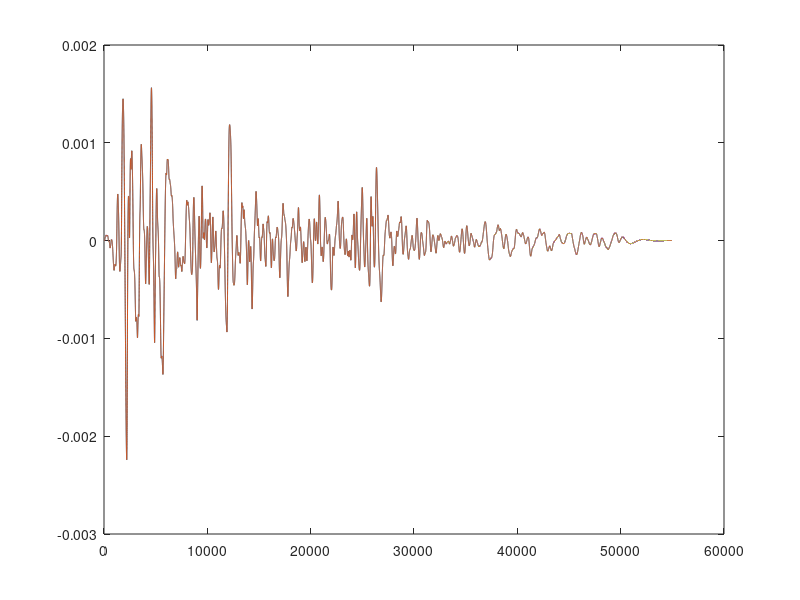

The MATLAB source for this figure:
% CDM-3dofs 子结构

clear
close all
load("ACC_el.mat");

M_ns = [2 0;
        0 1.5];
K_ns = 600* [5 -2;
            -2 2];
C_ns = 0.25 * M_ns + 0.25 * K_ns;

M_ps = 1;
K_ps = 600;
C_ps = 0.25 * M_ps + 0.25 * K_ps;

M = [2 0 0;
    0 1.5 0
    0 0 M_ps];
K = 600* [5 -2 0;
    -2 2+K_ps/600 -K_ps/600;
    0 -K_ps/600 K_ps/600];
C = [750.5000 -300.0000 0;
     -300.0000 300.3750+150.2500 -150.2500;
     0 -150.2500 150.2500;]

dofs = length(M);
diagM = diag(M);
dt = 0.001;
Ke=M/(dt^2)+((C)/(2*dt));
a = K - (2 * M) / (dt)^2;
b=M/dt^2 - C/(2*dt);
u = zeros(dofs , length(ACC_el));
v = zeros(dofs , length(ACC_el));
ac = zeros(dofs , length(ACC_el));

for i = 2 : length(ACC_el)
    PP = -ACC_el(i,2)* diagM  - a * u(: , i) - b * u(: , i-1);
    u(:,i+1)=Ke \ PP;
    v(: , i) = (u(: , i+1) - u(: , i-1)) / (dt*2);
    ac(: , i) = (u(: , i+1) - 2 * u(: , i) + u(: , i-1)) / (dt^2);
end

ucdm = u;
%%%%%%%%%%%%%%%%%%%%%%%%%%%%%%%%%%%%%%%%%%%%%%%%%%%%%%%%%%%%%%%%%%%%%%%%%%%
%%
dofs_ns = length(M_ns);
dofs_ps = length(M_ps);
Ke_ns=M_ns / (dt^2) + ((C_ns) / (2*dt));
a_ns = K_ns - (2 * M_ns) / (dt)^2;
b_ns=M_ns / dt^2 - C_ns / (2*dt);
Ke_ps=M_ps / (dt^2) + ((C_ps) / (2*dt));
a_ps = K_ps - (2 * M_ps) / (dt)^2;
b_ps=M_ps / dt^2 - C_ps / (2*dt);
diagM_ns = diag(M_ns);
u_ns = zeros(dofs_ns , length(ACC_el));
v_ns = zeros(dofs_ns , length(ACC_el));
ac_ns = zeros(dofs_ns , length(ACC_el));
u_ps = zeros(dofs_ps , length(ACC_el));
v_ps = zeros(dofs_ps , length(ACC_el));
ac_ps = zeros(dofs_ps , length(ACC_el));
F_ps = zeros(1, length(ACC_el));
%%
for i = 2 : length(ACC_el)
    PP_ns = -ACC_el(i,2)* diagM_ns - F_ps(i-1) * [0 ; 1] - a_ns * u_ns(: , i) - b_ns * u_ns(: , i-1);
    u_ns(:,i+1) = Ke_ns \ PP_ns;
    v_ns(: , i) = (u_ns(: , i+1) - u_ns(: , i-1)) / (dt*2);
    ac_ns(: , i) = (u_ns(: , i+1) - 2 * u_ns(: , i) + u_ns(: , i-1)) / (dt^2);
    PP_ps = -(ac_ns(2,i) + ACC_el(i,2)) * M_ps - a_ps * u_ps(i) - b_ps * u_ps(i-1);
    u_ps(i+1) = Ke_ps \ PP_ps;
    v_ps(i) = (u_ps(i+1) - u_ps(i-1)) / (dt*2);
    ac_ps(i) = (u_ps(i+1) - 2 * u_ps(i) + u_ps(i-1)) / (dt^2);
    F_ps(i) = (ac_ps(i) + ac_ns(2,i) + ACC_el(i,2)) * M_ps ;
end
ucdm_ns = u_ns;
ucdm_ps = u_ps;

%%

plot(u(3,:));
hold on;
plot(u_ps+u_ns(2,:));
